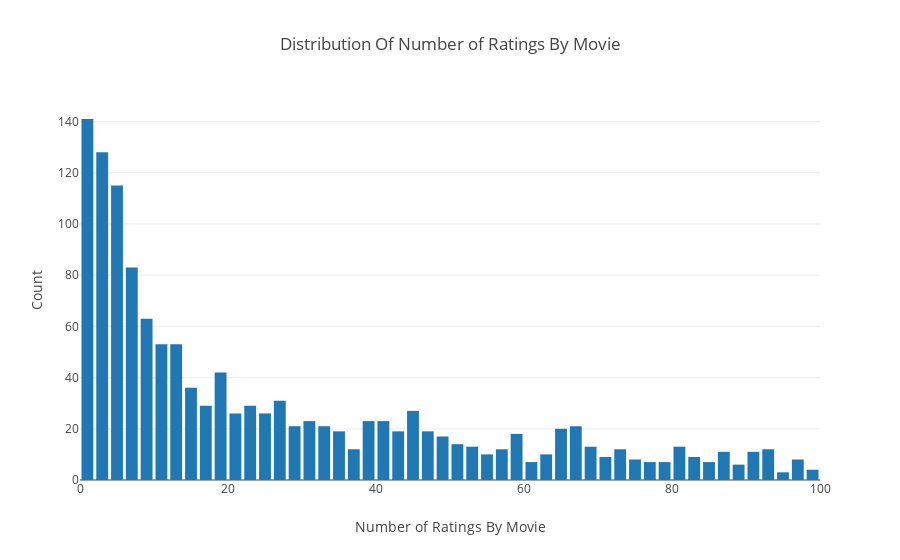

Notebook code for this chart:
### Markdown cell above
# Rating distribution by movie - want to know comon count of ratings

### Code cell
# Number of ratings by title - clipped at 100
data = df.groupby('item')['rating'].count()

# Create trace
trace = go.Histogram(x = data.values,
                     name = 'Ratings',
                     xbins = dict(start = 0,
                                  end = 100,
                                  size = 2))
# Create layout
layout = go.Layout(title = 'Distribution Of Number of Ratings By Movie',
                   xaxis = dict(title = 'Number of Ratings By Movie'),
                   yaxis = dict(title = 'Count'),
                   bargap = 0.2)

# Create plot
fig = go.Figure(data=[trace], layout=layout)
iplot(fig)

### Figure 1 — Plotly figure (JSON) as saved in the notebook; plotly's stock layout.template omitted (floating-point values rounded to 4 significant figures; data arrays with more than 128 entries replaced by an {"elided": "..."} marker saying what was removed)
{"data": [{"name": "Ratings", "type": "histogram", "uid": "37950444-58cb-4595-bbb6-bf6226458de6", "x": {"elided": "1682 int values"}, "xbins": {"end": 100, "size": 2, "start": 0}}], "layout": {"bargap": 0.2, "title": "Distribution Of Number of Ratings By Movie", "xaxis": {"title": "Number of Ratings By Movie"}, "yaxis": {"title": "Count"}}}
